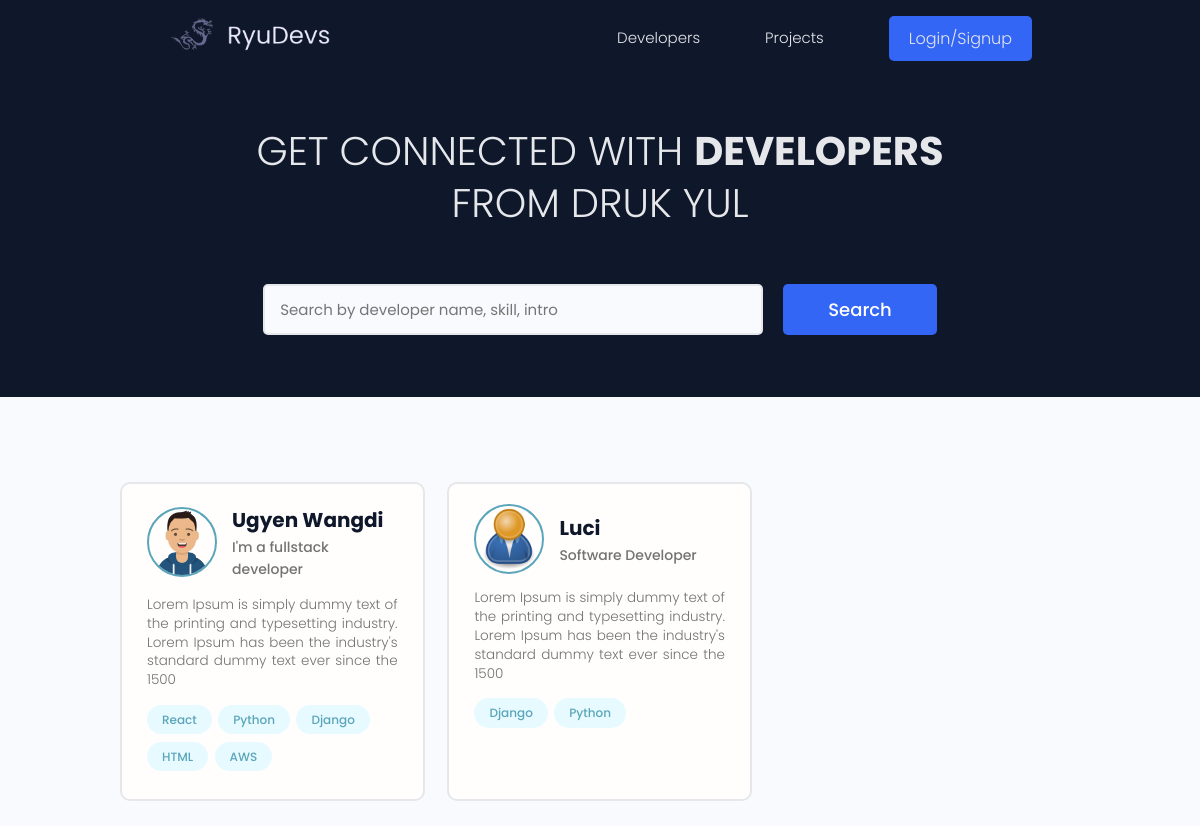
The page / on the database its author committed.
### users/models.py (models this page shows, shortened)
class Profile(models.Model):
    user = models.OneToOneField(User, on_delete=models.CASCADE, null=True, blank=True)
    name = models.CharField(max_length=200, blank=True, null=True)
    email = models.EmailField(max_length=500, blank=True, null=True)
    username = models.CharField(max_length=200, blank=True, null=True)
    dzongkhag = models.CharField(max_length=200, blank=True, null=True)
    short_intro = models.CharField(max_length=200, blank=True, null=True)
    bio = models.TextField(blank=True, null=True)
    profile_image = models.ImageField(blank=True, null=True, upload_to='profiles/', default='profiles/user-default.png')
    social_github = models.CharField(max_length=200, blank=True, null=True)
    social_twitter = models.CharField(max_length=200, blank=True, null=True)
    social_linkedin = models.CharField(max_length=200, blank=True, null=True)
    social_youtube = models.CharField(max_length=200, blank=True, null=True)
    social_website = models.CharField(max_length=200, blank=True, null=True)
    created = models.DateTimeField(auto_now_add=True)
    id = models.UUIDField(default=uuid.uuid4, unique=True, primary_key=True, editable=False)
    class Meta:
        ordering = ['created']
    @property
    def imageURL(self):
        try:
            url = self.profile_image.url
        except:
            url = ''
        return url

class Skill(models.Model):
    owner = models.ForeignKey(Profile, on_delete=models.CASCADE, null=True, blank=True)
    name = models.CharField(max_length=200, blank=True, null=True)
    description = models.TextField(null=True, blank=True)
    created = models.DateTimeField(auto_now_add=True)
    id = models.UUIDField(default=uuid.uuid4, unique=True, primary_key=True, editable=False)
    def __str__(self):
        return str(self.name)

### users/views.py (the view)
# urls.py: path('', views.profiles, name='profiles'),
def profiles(request):
    profiles_bhutanese, search_query = searchProfiles(request)
    custom_range, profiles = paginateProfiles(request, profiles_bhutanese, 3)
    context = {
        'profiles': profiles,
        'search_query': search_query,
        'custom_range': custom_range
    }
    return render(request, 'users/profiles.html', context)

### users/utils.py (called while the page is built)
def paginateProfiles(request, profiles, results):
    page = request.GET.get('page')
    paginator = Paginator(profiles, results)
    try:
        profiles = paginator.page(page)
    except PageNotAnInteger:
        page = 1
        profiles = paginator.page(page)
    except EmptyPage:
        page = paginator.num_pages
        profiles = paginator.page(page)
    leftIndex = (int(page) - 4)
    if leftIndex < 1:
        leftIndex = 1
    rightIndex = (int(page) + 5)
    if rightIndex > paginator.num_pages:
        rightIndex = paginator.num_pages + 1
    custom_range = range(leftIndex, rightIndex)
    return custom_range, profiles

### users/templates/users/profiles.html (shortened to what this page needs)
{% extends 'main.html' %}
{% block content %}
<main class="home">
    <section class="hero-section text-center">
        <div class="container container--narrow">
        <div class="hero-section__box">
            <h2>GET CONNECTED WITH <span>DEVELOPERS</span></h2>
            <h2>FROM DRUK YUL</h2>
        </div>
        <div class="hero-section__search">
            <form id="searchForm" class="form" action="{% url 'profiles' %}" method="get">
                <div class="form__field">
                    <input class="input input--text" id="formInput#search" type="text" name="search_query"
                    placeholder="Search by developer name, skill, intro" value="{{search_query}}" />
                </div>
                <input class="btn btn--sub btn--lg" type="submit" value="Search" />
            </form>
        </div>
        </div>
    </section>
    <section class="devlist">
        <div class="container">
        <div class="grid grid--three">
            {% for profile in profiles %}
            <div class="column card">
            <div class="dev">
                <a href="{% url 'user-profile' profile.id %}" class="card__body">
                <div class="dev__profile">
                    <img class="avatar avatar--md" src="{{ profile.imageURL }}" alt="image" />
                    <div class="dev__meta">
                    <h3>{{profile.name}}</h3>
                    <h5>{{profile.short_intro|slice:"60"}}</h5>
                    </div>
                </div>
                <p class="dev__info">{{profile.bio|slice:"150"}}</p>
                <div class="dev__skills">
                    {% for skill in profile.skill_set.all|slice:"5" %}
                    <span class="tag tag--pill tag--main">
                        <small>{{skill}}</small>
                    </span>
                    {% endfor %}
                </div>
                </a>
            </div>
            </div>
            {% endfor %}
        </div>
        </div>
    </section>
</main>
{% endblock content%}

### templates/main.html (shortened to what this page needs)
<!DOCTYPE html>
{% load static %}
<html lang="en">
<head>
    <link href='https://unpkg.com/boxicons@2.1.4/css/boxicons.min.css' rel='stylesheet'>
    <link rel="stylesheet" href="{% static 'uikit/styles/uikit.css' %}" />
    <link rel="stylesheet" href="{% static 'styles/app.css' %}" />
</head>
<body>
    {% include 'navbar.html' %}
    {% block content %}
    {% endblock content %}
</body>
</html>

### templates/navbar.html (shortened to what this page needs)
{% load static %}
<header class="header">
<div class="container container--narrow">
    <a href="{% url 'profiles' %}" class="header__logo">
    <img src="{% static 'images/logo.png' %}" alt="DevSearch Logo" />
    </a>
    <nav class="header__nav">
    <ul class="header__menu">
        <li class="header__menuItem"><a href="{% url 'profiles' %}">Developers</a></li>
        <li class="header__menuItem"><a href="{% url 'projects' %}">Projects</a></li>
        {% if request.user.is_authenticated%}
        <li class="header__menuItem"><a href="{% url 'inbox' %}">Inbox</a></li>
        <li class="header__menuItem"><a href="{% url 'account' %}">Account</a></li>
        <li class="header__menuItem"><a href="{% url 'logout' %}" class="btn btn--sub">Logout</a></li>
        {% else%}
        <li class="header__menuItem"><a href="{% url 'login' %}" class="btn btn--sub">Login/Signup</a></li>
        {% endif %}
    </ul>
    </nav>
</div>
</header>

### static/styles/app.css (style rules this page uses)
:root { --color-sub: #0f172a; }
.btn--sub { background-color: var(--color-btn); }
.card { border: 2px solid var(--color-light); }
img { width: 100%; }
.header { position: sticky; z-index: 111; background-color: var(--color-sub); padding: 1.5rem 0; }
.header > .container { display: flex; justify-content: space-between; align-items: center; }
.header__logo > img { height: 3.8rem; }
.header__nav > ul { display: inline-flex; align-items: center; list-style: none; gap: 6.5rem; }
.header__menuItem > a { color: var(--color-light); font-weight: 300; }
.hero-section { height: 40vh; display: flex; align-items: center; background-color: var(--color-sub); }
.hero-section__box { margin-bottom: 4rem; }
.hero-section__box > h2, .hero-section__box > h2 > span { font-size: 4rem; color: var(--color-light); line-height: 1.3; text-transform: uppercase; }
.hero-section__box > h2 { font-weight: 300; }
.hero-section__box > h2 > span { font-weight: 700; }
.hero-section__search > .form { display: flex; align-items: center; justify-content: center; gap: 2rem; }
.hero-section__search > .form input.input--text { width: 50rem; }
.devlist { margin-top: 8rem; }
.devlist .grid { align-items: stretch; }
.devlist .dev .dev__profile { display: flex; align-items: center; gap: 1.5rem; }
.devlist .dev .dev__meta h3 { color: var(--color-sub); font-size: 2rem; font-weight: 700; }
.devlist .dev .dev__meta h5 { color: var(--color-text); font-size: 1.4rem; font-weight: 500; }
.devlist .dev .dev__info { margin: 1.5rem 0; font-size: 1.35rem; line-height: 1.4; text-align: justify; }

### static/uikit/styles/modules/_variables.css (style rules this page uses)
:root { --color-main: #5aa5b9; --color-main-light: #e6faff; --color-sub: #0f172a; --color-sub-light: #51546e; --color-btn: #3466f6; --color-sub-lighter: #ededfd; --color-text: #737373; --color-gray: #8b8b8b; --color-light: #e5e7eb; --color-light-gray: #767676; --color-bg: #f8fafd; --color-white: #fffefd; --color-white-light: #f3f3f3; --color-success: #359e64; --color-success-bg: #def8e8; --color-error: #fc4b0b; --color-error-bg: #fff2ee; --font-base: 'Poppins', arial, helvetica, 'Segoe UI', roboto, ubuntu, sans-serif; --font-monospace: 'Fira Code', 'Courier New', courier, monospace; --font-regular: 300; --font-medium: 500; --font-bold: 700; --generic-shadow: 1px 1px 5px #00000010; --generic-transition: all 0.3s ease-in-out; }

### static/uikit/styles/modules/_base.css (style rules this page uses)
* { margin: 0; padding: 0; box-sizing: border-box; text-rendering: optimizeLegibility; color: inherit; font-size: inherit; }
html { font-size: 50%; }
@media only screen and (min-width: 480px) { html { font-size: 56.25%; } }
@media only screen and (min-width: 1200px) { html { font-size: 62.5%; } }
body { line-height: 1.6; font-weight: 400; font-size: 1.5rem; color: var(--color-text); background-color: var(--color-bg); min-height: 100vh; }

### static/uikit/styles/modules/_typography.css (style rules this page uses)
* { font-family: var(--font-base); }
h2 { font-size: 3.6rem; font-weight: var(--font-bold); }
h3 { font-size: 3.2rem; font-weight: var(--font-medium); }
h5 { font-size: 2.4rem; font-weight: var(--font-medium); }
h5, h6 { font-weight: var(--font-regular); }
p, span, strong { font-size: 1.6rem; color: var(--color-text); font-weight: var(--font-regular); }
a { padding-bottom: 2px; text-decoration: none; display: inline-block; color: var(--color-btn); font-weight: var(--font-medium); }

### static/uikit/styles/modules/_utilities.css (style rules this page uses)
.container { width: 92%; max-width: 165rem; margin: 0 auto; box-sizing: border-box; }
.container--narrow { width: 92%; max-width: 120rem; }
@media screen and (min-width: 1000px) { .container { width: 90%; } }
@media screen and (min-width: 1000px) { .container--narrow { width: 85%; } }
@media screen and (min-width: 1200px) { .container { width: 80%; } }
@media screen and (min-width: 1200px) { .container--narrow { width: 72%; } }
.text-center { text-align: center; }

### static/uikit/styles/modules/_avatar.css (style rules this page uses)
.avatar { border-radius: 50%; border: 2px solid var(--color-main); object-fit: cover; }
.avatar--md { height: 7rem; width: 7rem; }

### static/uikit/styles/modules/_card.css (style rules this page uses)
.card { border-radius: 1rem; background-color: var(--color-white); border: 1.5px solid var(--color-light); width: auto; height: auto; margin-top: 0.5rem; margin-bottom: 0.5rem; overflow: hidden; }
.card__body, .card__header { padding: 2rem 2.5rem; }

### static/uikit/styles/modules/_form.css (style rules this page uses)
.form { display: block; }
.form__field { margin-top: 1.5rem; margin-bottom: 1.5rem; }
input.input[type='text'], input.input[type='email'], input.input[type='password'], input.input[type='number'], textarea.input { min-width: 24rem; width: 100%; padding: 1.2rem 1.5rem; border-radius: 0.5rem; border: 2px solid var(--color-light); transition: all 0.3s ease-in-out; background-color: var(--color-bg); }

### rows shown on the page
Profile: imageURL (picture), name "Ugyen Wangdi", short_intro "I'm a fullstack developer", bio "Lorem Ipsum is simply dummy text of the printing and typesetting industry. Lorem Ipsum has been the industry's standard dummy text ever since the 1500"
Skill: name "React"
Skill: name "Python"
Skill: name "Django"
Skill: name "HTML"
Skill: name "AWS"
Profile: imageURL (placeholder picture), name "Luci", short_intro "Software Developer", bio "Lorem Ipsum is simply dummy text of the printing and typesetting industry. Lorem Ipsum has been the industry's standard dummy text ever since the 1500"
Skill: name "Django"
Skill: name "Python"
